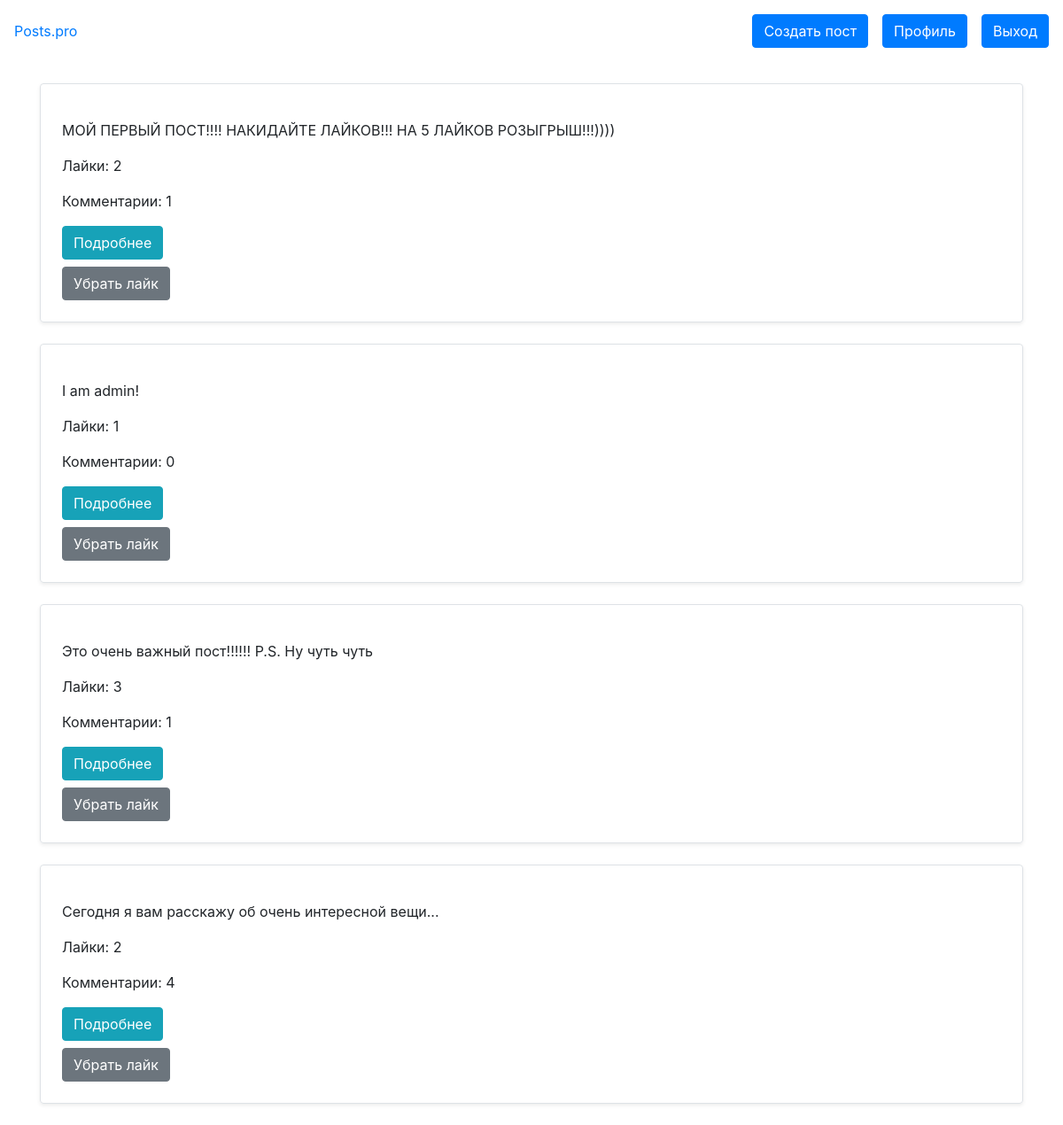
Screenshot of /blog/ (signed in) with the database file from the repository.
### blog/models.py (models this page shows, shortened)
class Post(models.Model):
    content = models.TextField(verbose_name='Содержание')
    author = models.ForeignKey(User, on_delete=models.CASCADE)
    date_posted = models.DateTimeField(auto_now_add=True)
    likes = models.ManyToManyField(User, related_name='likes', blank=True, verbose_name='Лайки')
    def total_likes(self):
        return self.likes.count()
    def total_comments(self):
        return self.comment_set.count()

### blog/views.py (the view)
# urls.py: path('', views.index, name='index'),
def index(request):
    posts = Post.objects.all().order_by('-date_posted')
    paginator = Paginator(posts, 50)
    page_number = request.GET.get('page')
    page = paginator.get_page(page_number)
    return render(request, 'index.html', {'page': page})

### blog/templates/index.html (shortened to what this page needs)
{% extends 'base.html' %}
{% load bootstrap4 %}
{% block content %}
{% for post in page %}
<div class="post-card mb-4 p-4 border rounded shadow-sm">
    <p>{{ post.content }}</p>
    <p>Лайки: {{ post.total_likes }}</p>
    <p>Комментарии: {{ post.total_comments }}</p>
    <a href="{% url 'post-detail' post.id %}" class="btn btn-info">Подробнее</a>
    {% if user.is_authenticated %}
        <form action="{% url 'like-post' post.id %}" method="post" class="mt-2">
        <button type="submit" class="btn btn-secondary">
            {% if request.user in post.likes.all %}
                Убрать лайк
            {% else %}
                Лайк
            {% endif %}
        </button>
    </form>
    {% endif %}
</div>
{% endfor %}
{% endblock %}

### rows the page displays
Post: content "МОЙ ПЕРВЫЙ ПОСТ!!!! НАКИДАЙТЕ ЛАЙКОВ!!! НА 5 ЛАЙКОВ РОЗЫГРЫШ!!!))))", total_likes "2", total_comments "1", shows "Убрать лайк"
Post: content "I am admin!", total_likes "1", total_comments "0", shows "Убрать лайк"
Post: content "Это очень важный пост!!!!!! P.S. Ну чуть чуть", total_likes "3", total_comments "1", shows "Убрать лайк"
Post: content "Сегодня я вам расскажу об очень интересной вещи...", total_likes "2", total_comments "4", shows "Убрать лайк"
